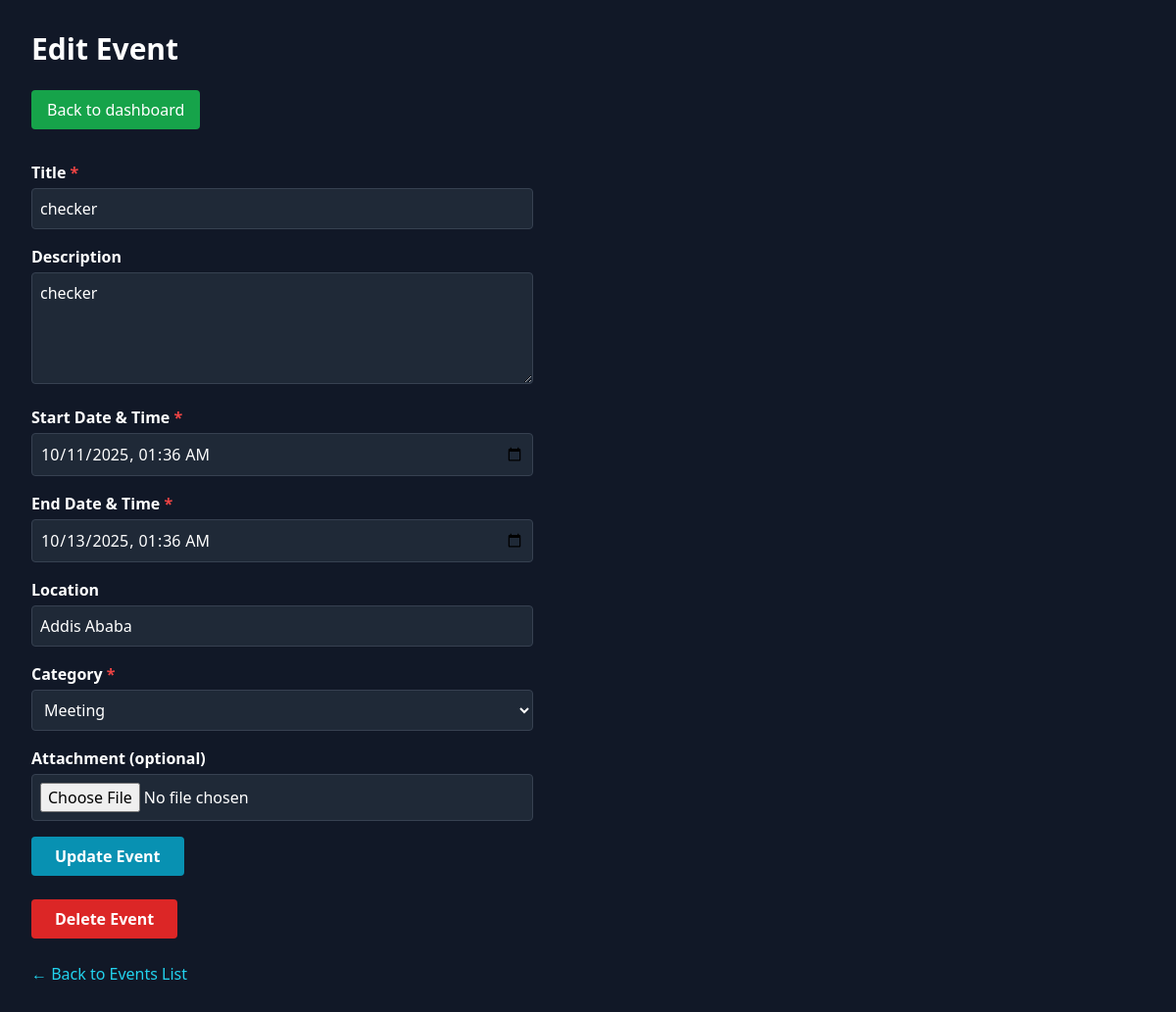
The app's page /admin/edit_event.php?id=18 (signed in) with its own data.
### tables this page shows
CREATE TABLE `events` (
  `id` int(11) NOT NULL,
  `title` varchar(200) NOT NULL,
  `description` text DEFAULT NULL,
  `start_datetime` datetime NOT NULL,
  `end_datetime` datetime NOT NULL,
  `location` varchar(255) DEFAULT NULL,
  `category` varchar(100) DEFAULT NULL,
  `organizer_id` int(11) NOT NULL,
  `created_at` timestamp NOT NULL DEFAULT current_timestamp(),
  `updated_at` timestamp NOT NULL DEFAULT current_timestamp() ON UPDATE current_timestamp()
);

### admin/edit_event.php (the view, shortened to what this page needs)
<?php
require '../config.php';
$event_id = intval($_GET['id'] ?? 0);
$stmt = $pdo->prepare("SELECT * FROM events WHERE id = ?");
$stmt->execute([$event_id]);
$event = $stmt->fetch(PDO::FETCH_ASSOC);
?>
<!DOCTYPE html>
<html lang="en">
<head>
  <script src="https://cdn.tailwindcss.com"></script>
</head>
<body class="bg-gray-900 text-white p-8 min-h-screen">
  <h1 class="text-3xl font-bold mb-6">Edit Event</h1>
    <div class="flex flex-wrap gap-4 mb-8">
      <a href="dashboard.php" class="bg-green-600 hover:bg-green-700 px-4 py-2 rounded">Back to dashboard</a>
    </div>
  <form method="POST" enctype="multipart/form-data" class="max-w-lg space-y-4">
    <div>
      <label class="block mb-1 font-semibold">Title <span class="text-red-500">*</span></label>
      <input type="text" name="title" required class="w-full p-2 rounded bg-gray-800 border border-gray-700" value="<?= htmlspecialchars($event['title']) ?>" />
    </div>
    <div>
      <label class="block mb-1 font-semibold">Description</label>
      <textarea name="description" rows="4" class="w-full p-2 rounded bg-gray-800 border border-gray-700"><?= htmlspecialchars($event['description']) ?></textarea>
    </div>
    <div>
      <label class="block mb-1 font-semibold">Start Date & Time <span class="text-red-500">*</span></label>
      <input type="datetime-local" name="start_datetime" required class="w-full p-2 rounded bg-gray-800 border border-gray-700" value="<?= date('Y-m-d\TH:i', strtotime($event['start_datetime'])) ?>" />
    </div>
    <div>
      <label class="block mb-1 font-semibold">End Date & Time <span class="text-red-500">*</span></label>
      <input type="datetime-local" name="end_datetime" required class="w-full p-2 rounded bg-gray-800 border border-gray-700" value="<?= date('Y-m-d\TH:i', strtotime($event['end_datetime'])) ?>" />
    </div>
    <div>
      <label class="block mb-1 font-semibold">Location</label>
      <input type="text" name="location" class="w-full p-2 rounded bg-gray-800 border border-gray-700" value="<?= htmlspecialchars($event['location']) ?>" />
    </div>
    <div>
      <label class="block mb-1 font-semibold">Category <span class="text-red-500">*</span></label>
      <select name="category" required class="w-full p-2 rounded bg-gray-800 border border-gray-700">
        <option value="Meeting" <?= $event['category'] === 'Meeting' ? 'selected' : '' ?>>Meeting</option>
      </select>
    </div>
    <div>
      <label class="block mb-1 font-semibold">Attachment (optional)</label>
      <input type="file" name="attachment" accept=".pdf,.doc,.docx,.jpg,.png,.jpeg" class="w-full p-2 rounded bg-gray-800 border border-gray-700" />
    </div>
    <button type="submit" class="bg-cyan-600 hover:bg-cyan-700 px-6 py-2 rounded font-semibold">Update Event</button>
  </form>
   <form method="GET" action="delete_event.php" onsubmit="return confirm('Are you sure you want to delete this event?');">
    <button type="submit" class="mt-6 bg-red-600 hover:bg-red-700 px-6 py-2 rounded font-semibold">Delete Event</button>
  </form>
  <p class="mt-6">
    <a href="events_list.php" class="text-cyan-400 hover:underline">← Back to Events List</a>
  </p>
</body>
</html>

### records on screen
events: title "checker", description "checker", start_datetime "10/11/2025 01:36", end_datetime "10/13/2025 01:36", location "Addis Ababa", category "Meeting"
